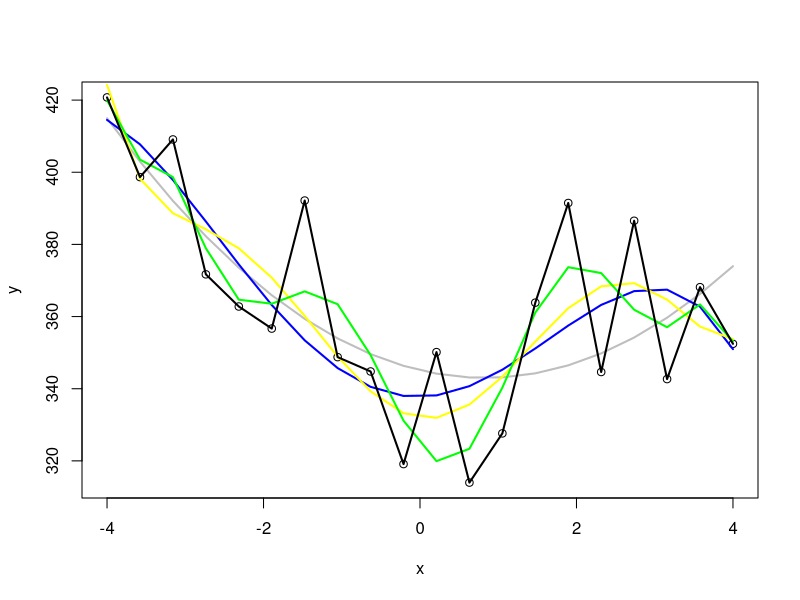
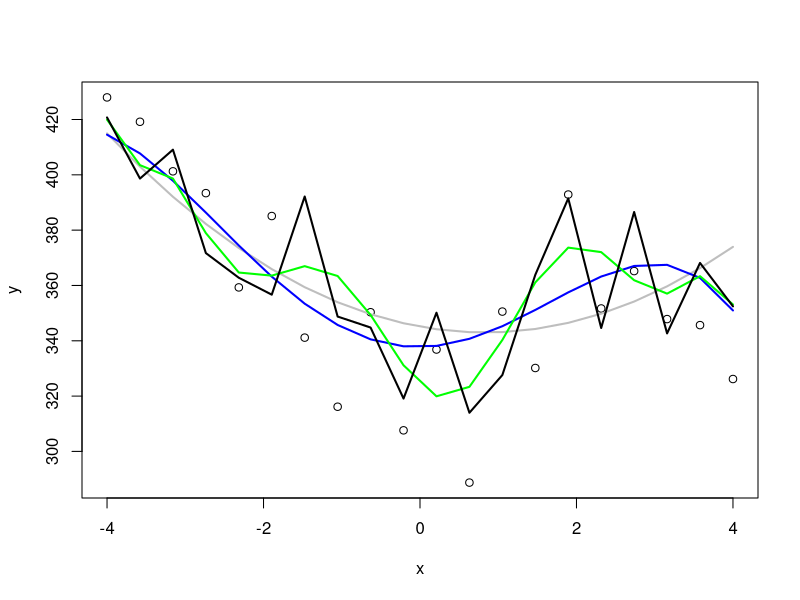

R code for these plots, in order:
#more pseudopsychophysics
library(stats)

N  <- 20
o  <- 4
sd <- 20 #standard deviation for noise in data

pcoefs <- c(333,7,5,-1,-.1) #polynomial coefficients
x=seq(-4,4,length.out=N)    #arbitrary stimulus magnitudes

# Generate training data from polynomial defined by pcoefs
y=(pcoefs[1]+pcoefs[2]*x+pcoefs[3]*x^2+pcoefs[4]*x^3+pcoefs[5]*x^4)+rnorm(N,0,sd)
TrainData=data.frame(x=x,y=y)
plot(x,y)

# Fit the training data with a 2nd, 4-th and 6-th ... etc. order polynomial
lm_2 <- lm(y ~ poly(x,2))
yy=predict(lm_2)
lines(x,yy,col="grey",lty=1,lwd=2)

lm_4 <- lm(y ~ poly(x,4))
yy=predict(lm_4)
lines(x,yy,col="blue",lty=1,lwd=2)

lm_6 <- lm(y ~ poly(x,6))
yy=predict(lm_6)
lines(x,yy,col="yellow",lty=1,lwd=2)

lm_10 <- lm(y ~ poly(x,10))
yy=predict(lm_10)
lines(x,yy,col="green",lty=1,lwd=2)

lm_19 <- lm(y ~ poly(x,19))
yy=predict(lm_19)
lines(x,yy,col="black",lty=1,lwd=2)


# Generate test data
y=(pcoefs[1]+pcoefs[2]*x+pcoefs[3]*x^2+pcoefs[4]*x^3+pcoefs[5]*x^4)+rnorm(N,0,sd)
TestData=data.frame(x=x,y=y)
plot(x,y)

# Fit the transfer data with polynomials estimated from training data
lines(x,predict(lm_2),col="grey",lty=1,lwd=2)
lines(x,predict(lm_4),col="blue",lty=1,lwd=2)
lines(x,predict(lm_10),col="green",lty=1,lwd=2)
lines(x,predict(lm_19),col="black",lty=1,lwd=2)


write.csv(TrainData,"PolyTrainData.csv")
write.csv(TestData,"PolyTestData.csv")
